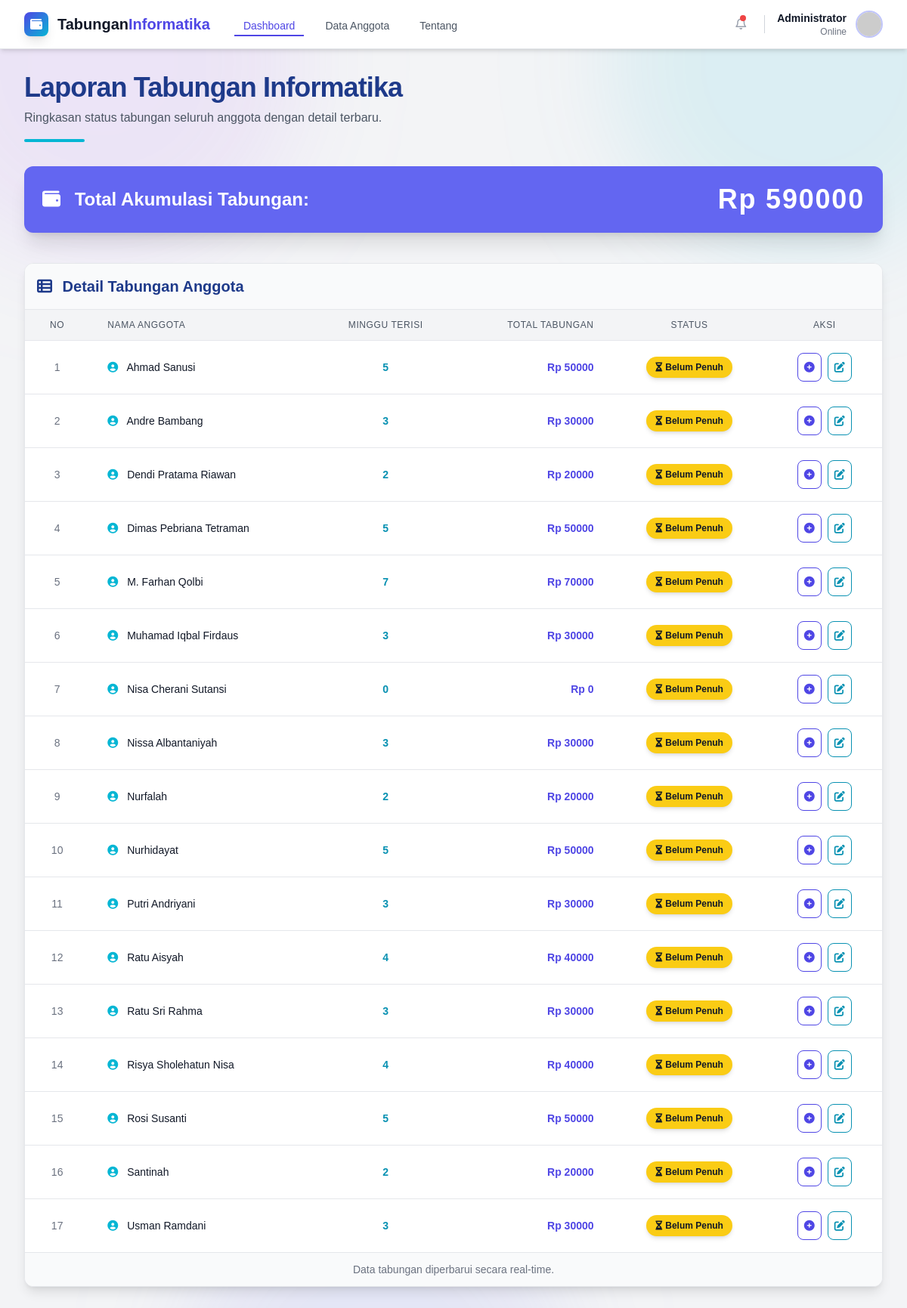
The page / on the database its author committed.
### tables this page shows
CREATE TABLE members (
            id INTEGER PRIMARY KEY AUTOINCREMENT,
            name TEXT NOT NULL
        );

### app.py (the view)
@app.route("/")
def index():
    members = get_all_members()
    data = []
    for m in members:
        total = get_total_savings(m["id"])
        last_week = get_last_week(m["id"]) or 0
        next_week = last_week + 1 if last_week < 52 else None
        notif = ""
        if total >= 100000:
            notif = "Hebat! Sudah Banyak"
        elif last_week >= 10:
            notif = "Mantap! 10 minggu 💪"
        data.append({
            "member": m,
            "total": total,
            "count": last_week,
            "notif": notif,
            "next_week": next_week
        })
    return render_template(
        "index.html",
        data=data,
        global_total=get_global_total()
    )

### app.py (called while the page is built)
def format_rupiah(value):
    if value is None:
        return "0"
    try:
        if platform.system() == "Windows":
            locale.setlocale(locale.LC_NUMERIC, 'Indonesian_Indonesia.1252')
        else:
            locale.setlocale(locale.LC_NUMERIC, 'id_ID.UTF-8')
    except:
        locale.setlocale(locale.LC_NUMERIC, 'C')
    return locale.format_string("%d", int(value), grouping=True)

### database.py (called while the page is built)
def get_db():
    conn = sqlite3.connect(DB_NAME)
    conn.row_factory = sqlite3.Row
    return conn

### models.py (called while the page is built)
def get_all_members():
    db = get_db()
    rows = db.execute("SELECT * FROM members").fetchall()
    db.close()
    return rows

def get_total_savings(member_id):
    db = get_db()
    total = db.execute("SELECT SUM(amount) FROM savings WHERE member_id=?", (member_id,)).fetchone()[0]
    db.close()
    return total or 0

def get_last_week(member_id):
    db = get_db()
    row = db.execute("SELECT MAX(week) AS last_week FROM savings WHERE member_id=?", (member_id,)).fetchone()
    db.close()
    return row["last_week"]

def get_global_total():
    db = get_db()
    total = db.execute("SELECT SUM(amount) FROM savings").fetchone()[0]
    db.close()
    return total or 0

### templates/index.html (shortened to what this page needs)
{% extends "base.html" %}
{% block content %}
<div class="py-8">
    <div class="mb-8">
        <h1 class="text-4xl font-righteous font-extrabold text-blue-900 tracking-tight">
             Laporan Tabungan Informatika
        </h1>
        <p class="text-gray-600 mt-2">Ringkasan status tabungan seluruh anggota dengan detail terbaru.</p>
        <div class="h-1 bg-cyan-500 w-20 mt-4 rounded-full"></div>
    </div>
<div class="mb-10">
    <div class="bg-indigo-500 p-6 rounded-xl shadow-xl hover:shadow-indigo-400/50 transition duration-500 ease-in-out transform hover:-translate-y-1">
        <div class="flex justify-between items-center">
            <h5 class="text-2xl font-semibold text-white">
                <i class="fa-solid fa-wallet mr-3"></i> Total Akumulasi Tabungan:
            </h5>
            <p class="text-4xl font-extrabold text-white tracking-wider">Rp {{ global_total | format_rupiah }}</p>
        </div>
    </div>
</div>
    <div class="bg-white rounded-xl shadow-lg border border-gray-200 overflow-hidden">
        <div class="p-4 border-b border-gray-200 bg-gray-50">
            <h4 class="text-xl font-semibold text-blue-900">
                <i class="fa-solid fa-table-list mr-2"></i> Detail Tabungan Anggota
            </h4>
        </div>
        <div class="overflow-x-auto">
            <table class="min-w-full divide-y divide-gray-200">
                <thead class="bg-gray-100">
                    <tr>
                        <th scope="col" class="px-6 py-3 text-left text-xs font-medium text-gray-600 uppercase tracking-wider text-center">No</th>
                        <th scope="col" class="px-6 py-3 text-left text-xs font-medium text-gray-600 uppercase tracking-wider">Nama Anggota</th>
                        <th scope="col" class="px-6 py-3 text-left text-xs font-medium text-gray-600 uppercase tracking-wider text-center">Minggu Terisi</th>
                        <th scope="col" class="px-6 py-3 text-left text-xs font-medium text-gray-600 uppercase tracking-wider text-right">Total Tabungan</th>
                        <th scope="col" class="px-6 py-3 text-left text-xs font-medium text-gray-600 uppercase tracking-wider text-center">Status</th>
                        <th scope="col" class="px-6 py-3 text-left text-xs font-medium text-gray-600 uppercase tracking-wider text-center">Aksi</th>
                    </tr>
                </thead>
                <tbody class="divide-y divide-gray-200">
                {% for row in data %}
                    <tr class="hover:bg-indigo-50 transition duration-150 ease-in-out">
                        <td class="px-6 py-4 whitespace-nowrap text-sm font-medium text-gray-500 text-center">{{ loop.index }}</td>
                        <td class="px-6 py-4 whitespace-nowrap text-sm text-gray-900">
                            <i class="fa-solid fa-user-circle mr-2 text-cyan-500"></i> {{ row.member.name }}
                        </td>
                        <td class="px-6 py-4 whitespace-nowrap text-sm font-bold text-cyan-600 text-center">{{ row.count }}</td>
                        <td class="px-6 py-4 whitespace-nowrap text-sm font-extrabold text-indigo-600 text-right">Rp {{ row.total | format_rupiah }}</td>
                        <td class="px-6 py-4 whitespace-nowrap text-sm text-center">
                            {% if row.notif %}
                            <span class="px-3 py-1 inline-flex items-center text-xs leading-5 font-semibold rounded-full bg-cyan-600 text-white shadow-md">
                                <i class="fa-solid fa-check-circle mr-1"></i> {{ row.notif }}
                            </span>
                            {% else %}
                            <span class="px-3 py-1 inline-flex items-center text-xs leading-5 font-semibold rounded-full bg-yellow-400 text-gray-900 shadow-md">
                                <i class="fa-solid fa-hourglass-half mr-1"></i> Belum Penuh
                            </span>
                            {% endif %}
                        </td>
                        <td class="px-6 py-4 whitespace-nowrap text-sm text-center">
                            <div class="flex justify-center space-x-2">
                                <button
                                    class="text-indigo-600 hover:text-white font-medium transition duration-150 ease-in-out p-2 border border-indigo-600 rounded-lg hover:bg-indigo-600
                                    {% if row.next_week is none %}opacity-50 cursor-not-allowed hover:bg-white hover:text-indigo-600{% endif %}"
                                    data-id="{{ row.member.id }}"
                                    data-name="{{ row.member.name }}"
                                    data-next-week="{{ row.next_week or '' }}"
                                    onclick="openAddModal(this)"
                                >
                                    <i class="fa-solid fa-plus-circle"></i>
                                </button>
                                <button
                                    class="text-cyan-600 hover:text-white font-medium transition duration-150 ease-in-out p-2 border border-cyan-600 rounded-lg hover:bg-cyan-600"
                                    data-id="{{ row.member.id }}"
                                    data-name="{{ row.member.name }}"
                                    onclick="openEditModal(this)"
                                >
                                    <i class="fa-solid fa-edit"></i>
                                </button>
                            </div>
                        </td>
                    </tr>
                {% endfor %}
                </tbody>
            </table>
        </div>
        <div class="p-3 text-center text-sm text-gray-500 border-t border-gray-200 bg-gray-50">
            Data tabungan diperbarui secara real-time.
        </div>
    </div>
</div>
{% endblock %}

### templates/base.html (shortened to what this page needs)
<!DOCTYPE html>
<html lang="id">
<head>
    <script src="https://cdn.tailwindcss.com"></script>
    <link rel="stylesheet" href="https://cdnjs.cloudflare.com/ajax/libs/font-awesome/6.5.2/css/all.min.css" />
</head>
<body class="bg-gray-100 text-gray-900">
    <div class="absolute inset-0 -z-10 overflow-hidden">
        <div
            class="absolute top-[-10%] left-[-10%] w-[32rem] h-[32rem] bg-purple-500 rounded-full mix-blend-multiply filter blur-3xl opacity-10 animate-blob">
        </div>
        <div
            class="absolute top-[-10%] right-[-10%] w-[32rem] h-[32rem] bg-cyan-500 rounded-full mix-blend-multiply filter blur-3xl opacity-10 animate-blob animation-delay-2000">
        </div>
    </div>
    <nav class="fixed top-0 left-0 w-full z-50 bg-white shadow-md border-b border-gray-200">
        <div class="max-w-7xl mx-auto px-4 sm:px-6 lg:px-8 h-16 flex items-center justify-between">
            <div class="flex items-center gap-8">
                <a href="/" class="flex items-center gap-3">
                    <div
                        class="w-8 h-8 rounded-lg bg-gradient-to-br from-indigo-600 to-cyan-500 flex items-center justify-center text-white shadow-lg">
                        <i class="fa-solid fa-wallet mr-0"></i>
                    </div>
                    <span class="font-extrabold text-xl text-gray-900">Tabungan<span
                            class="text-indigo-600">Informatika</span></span>
                </a>
                <div class="hidden md:flex space-x-4">
                    <a href="/"
                        class="nav-link text-indigo-600 hover:text-indigo-600 active px-3 py-2 text-sm font-medium">Dashboard</a>
                    <a href="/members"
                        class="nav-link text-gray-600 hover:text-indigo-600 px-3 py-2 text-sm font-medium">Data
                        Anggota</a>
                    <a href="/me"
                        class="nav-link text-gray-600 hover:text-indigo-600 px-3 py-2 text-sm font-medium">Tentang</a>
                </div>
            </div>
            <div class="flex items-center gap-4">
                <button class="relative p-2 text-gray-400 hover:text-indigo-600">
                    <i class="fa-regular fa-bell"></i>
                    <span class="absolute top-2 right-2 w-2 h-2 bg-red-500 rounded-full"></span>
                </button>
                <div class="flex items-center gap-3 cursor-pointer group">
                    <div class="text-right hidden sm:block">
                        <p class="text-sm font-semibold group-hover:text-indigo-600">Administrator</p>
                        <p class="text-xs text-gray-500">Online</p>
                    </div>
                    <img class="h-9 w-9 rounded-full border-2 border-indigo-400/50 group-hover:border-indigo-600 transition"
                        src="https://ui-avatars.com/api/?name=Admin+Tabungan&background=4F46E5&color=fff"
                        alt="User Avatar">
                </div>
            </div>
        </div>
    </nav>
    <div class="max-w-7xl mx-auto px-4 sm:px-6 lg:px-8">
        {% block content %}{% endblock %}
    </div>
</body>
</html>

### templates/base.html (style rules this page uses)
body { background-color: #f3f4f6; color: #1f2937; min-height: 100vh; padding-top: 64px; }
.nav-link { position: relative; padding-bottom: 4px !important; }
.nav-link::after { content: ''; position: absolute; width: 100%; height: 2px; left: 0; bottom: 0; background-color: #4f46e5; transform: scaleX(0); transition: transform 0.3s ease-out; transform-origin: bottom left; }
.nav-link:hover::after, .nav-link.active::after { transform: scaleX(1); }
.animation-delay-2000 { animation-delay: 2s; }

### rows shown on the page
members: member.name "Ahmad Sanusi"
members: member.name "Andre Bambang"
members: member.name "Dendi Pratama Riawan"
members: member.name "Dimas Pebriana Tetraman"
members: member.name "M. Farhan Qolbi"
members: member.name "Muhamad Iqbal Firdaus"
members: member.name "Nisa Cherani Sutansi"
members: member.name "Nissa Albantaniyah"
members: member.name "Nurfalah"
members: member.name "Nurhidayat"
members: member.name "Putri Andriyani"
members: member.name "Ratu Aisyah"
members: member.name "Ratu Sri Rahma"
members: member.name "Risya Sholehatun Nisa"
members: member.name "Rosi Susanti"
members: member.name "Santinah"
members: member.name "Usman Ramdani"

### other values the page prints
{{ global_total | format_rupiah }} "590000"
{{ row.count }} "5" "3" "2" "5" "7" "3" "0" "3" "2" "5" "3" "4" "3" "4" "5" "2" "3"
{{ row.total | format_rupiah }} "50000" "30000" "20000" "50000" "70000" "30000" "0" "30000" "20000" "50000" "30000" "40000" "30000" "40000" "50000" "20000" "30000"
